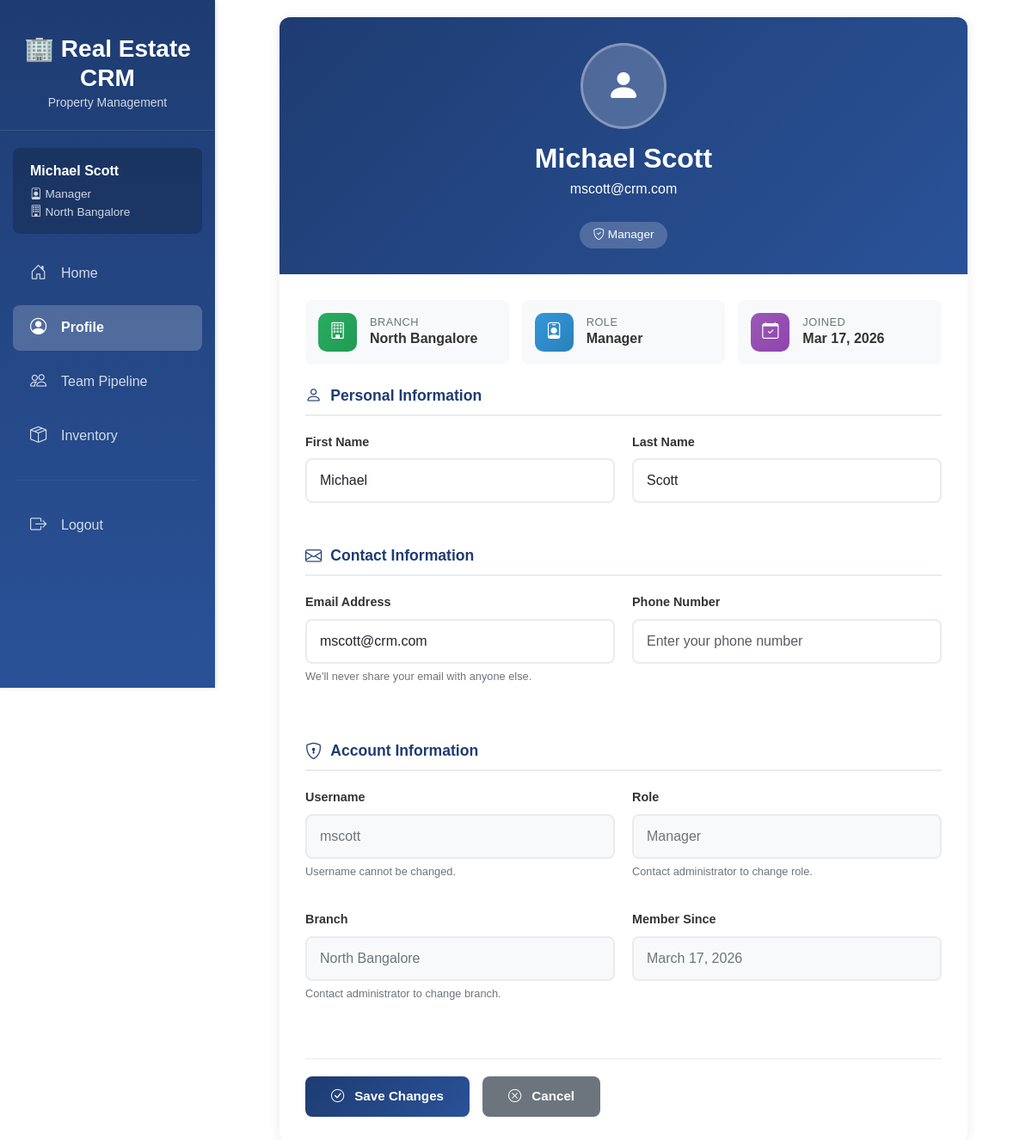
The app's page /accounts/profile/ (signed in) with its own data.
### accounts/models.py (models this page shows, shortened)
class User(AbstractUser):
    class Role(models.TextChoices):
        CEO = "CEO", "CEO",
        MANAGER = "Manager", "Manager",
        SALESMAN = "Salesman", "Salesman"
    role = models.CharField(
        max_length=20,
        choices=Role.choices,
        default=Role.SALESMAN
    )
    branch = models.ForeignKey(
        'org.Branch',
        on_delete=models.SET_NULL,
        null=True,
        blank=True,
        related_name='users'
    )
    manager = models.ForeignKey(
        'self',
        on_delete=models.SET_NULL,
        null=True,
        blank=True,
        limit_choices_to={'role': Role.MANAGER},
        related_name='salesmen'
    )

### org/models.py (models this page shows, shortened)
class Branch(models.Model):
    id = models.CharField(max_length=5, primary_key=True)
    name  = models.CharField(max_length = 100)
    region = models.CharField(max_length = 100)
    address = models.TextField()
    is_active = models.BooleanField(default=True)
    class Meta:
        verbose_name = "Branch"
        verbose_name_plural = "Branches"

### accounts/views.py (the view)
# urls.py: path('profile/', views.profile_view, name='profile'),
@login_required
def profile_view(request):
    user = request.user
    if request.method == 'POST':
        form = ProfileUpdateForm(request.POST, instance=user)
        if form.is_valid():
            form.save()
            messages.success(request, 'Your profile has been updated successfully!')
            return redirect('accounts:profile')
        else:
            messages.error(request, 'Please correct the errors below.')
    else:
        form = ProfileUpdateForm(instance=user)
    context = {
        'form': form,
        'user': user,
    }
    return render(request, 'accounts/profile.html', context)

### accounts/templates/accounts/profile.html (shortened to what this page needs)
{% extends 'base.html' %}
{% load static %}
{% block extra_css %}
<link rel="stylesheet" href="{% static 'css/components.css' %}">
{% endblock %}
{% block content %}
<div class="profile-container">
    <div class="profile-card">
        <div class="profile-header">
            <div class="profile-avatar">
                <i class="bi bi-person-fill"></i>
            </div>
            <h2>{{ user.get_full_name|default:user.username }}</h2>
            <p>{{ user.email }}</p>
            <span class="role-badge">
                <i class="bi bi-shield-check"></i> {{ user.role }}
            </span>
        </div>
        <div class="profile-body">
            <div class="info-cards-row">
                <div class="info-card">
                    <div class="info-icon branch">
                        <i class="bi bi-building"></i>
                    </div>
                    <div class="info-content">
                        <h6>Branch</h6>
                        <p>{{ user.branch.name|default:"Not Assigned" }}</p>
                    </div>
                </div>
                <div class="info-card">
                    <div class="info-icon role">
                        <i class="bi bi-person-badge"></i>
                    </div>
                    <div class="info-content">
                        <h6>Role</h6>
                        <p>{{ user.role }}</p>
                    </div>
                </div>
                <div class="info-card">
                    <div class="info-icon joined">
                        <i class="bi bi-calendar-check"></i>
                    </div>
                    <div class="info-content">
                        <h6>Joined</h6>
                        <p>{{ user.date_joined|date:"M d, Y" }}</p>
                    </div>
                </div>
            </div>
            <form method="post" class="profile-form">
                <div class="profile-section">
                    <h4 class="profile-section-title">
                        <i class="bi bi-person"></i> Personal Information
                    </h4>
                    <div class="form-row">
                        <div class="form-group">
                            <label for="id_first_name">First Name</label>
                            <input
                                type="text"
                                name="first_name"
                                id="id_first_name"
                                class="form-control {% if form.first_name.errors %}is-invalid{% endif %}"
                                value="{{ form.first_name.value|default:'' }}"
                                placeholder="Enter your first name"
                                required
                            >
                        </div>
                        <div class="form-group">
                            <label for="id_last_name">Last Name</label>
                            <input
                                type="text"
                                name="last_name"
                                id="id_last_name"
                                class="form-control {% if form.last_name.errors %}is-invalid{% endif %}"
                                value="{{ form.last_name.value|default:'' }}"
                                placeholder="Enter your last name"
                                required
                            >
                        </div>
                    </div>
                </div>
                <div class="profile-section">
                    <h4 class="profile-section-title">
                        <i class="bi bi-envelope"></i> Contact Information
                    </h4>
                    <div class="form-row">
                        <div class="form-group">
                            <label for="id_email">Email Address</label>
                            <input
                                type="email"
                                name="email"
                                id="id_email"
                                class="form-control {% if form.email.errors %}is-invalid{% endif %}"
                                value="{{ form.email.value|default:'' }}"
                                placeholder="Enter your email address"
                                required
                            >
                            <p class="help-text">We'll never share your email with anyone else.</p>
                        </div>
                        <div class="form-group">
                            <label for="id_phone">Phone Number</label>
                            <input
                                type="text"
                                name="phone"
                                id="id_phone"
                                class="form-control {% if form.phone.errors %}is-invalid{% endif %}"
                                value="{{ form.phone.value|default:'' }}"
                                placeholder="Enter your phone number"
                            >
                        </div>
                    </div>
                </div>
                <div class="profile-section">
                    <h4 class="profile-section-title">
                        <i class="bi bi-shield-lock"></i> Account Information
                    </h4>
                    <div class="form-row">
                        <div class="form-group">
                            <label for="username">Username</label>
                            <input
                                type="text"
                                id="username"
                                class="form-control"
                                value="{{ user.username }}"
                                disabled
                            >
                            <p class="help-text">Username cannot be changed.</p>
                        </div>
                        <div class="form-group">
                            <label for="role">Role</label>
                            <input
                                type="text"
                                id="role"
                                class="form-control"
                                value="{{ user.role }}"
                                disabled
                            >
                            <p class="help-text">Contact administrator to change role.</p>
                        </div>
                    </div>
                    <div class="form-row">
                        <div class="form-group">
                            <label for="branch">Branch</label>
                            <input
                                type="text"
                                id="branch"
                                class="form-control"
                                value="{{ user.branch.name|default:'Not Assigned' }}"
                                disabled
                            >
                            <p class="help-text">Contact administrator to change branch.</p>
                        </div>
                        <div class="form-group">
                            <label for="date_joined">Member Since</label>
                            <input
                                type="text"
                                id="date_joined"
                                class="form-control"
                                value="{{ user.date_joined|date:'F d, Y' }}"
                                disabled
                            >
                        </div>
                    </div>
                </div>
                <div class="profile-actions">
                    <button type="submit" class="btn btn-primary">
                        <i class="bi bi-check-circle"></i> Save Changes
                    </button>
                    <a href="{% if request.user.role == 'Salesman' %}{% url 'dashboards:salesman_home' %}{% elif request.user.role == 'Manager' %}{% url 'dashboards:manager_home' %}{% elif request.user.role == 'CEO' %}{% url 'dashboards:ceo_dashboard' %}{% else %}{% url 'accounts:profile' %}{% endif %}" class="btn btn-secondary">
                        <i class="bi bi-x-circle"></i> Cancel
                    </a>
                </div>
            </form>
        </div>
    </div>
</div>
{% endblock %}

### templates/base.html (shortened to what this page needs)
{% load static %}
{% load compress %}
<!DOCTYPE html>
<html lang="en">
<head>
    <link rel="stylesheet" href="https://cdn.jsdelivr.net/npm/bootstrap@5.3.0/dist/css/bootstrap.min.css">
    <link rel="stylesheet" href="https://cdn.jsdelivr.net/npm/bootstrap-icons@1.11.0/font/bootstrap-icons.css">
    <link rel="stylesheet" href="https://cdn.datatables.net/1.13.8/css/jquery.dataTables.min.css">
    {% compress css %}
    <link rel="stylesheet" href="{% static 'css/base.css' %}">
    {% block extra_css %}{% endblock %}
    {% endcompress %}
</head>
<body class="{% block body_class %}{% endblock %}">
    <div class="sidebar">
        <div class="brand">
            <h3>🏢 Real Estate CRM</h3>
            <small>Property Management</small>
        </div>
        <div class="user-info">
            <div class="user-name">{{ request.user.get_full_name }}</div>
            <div class="user-role">
                <i class="bi bi-person-badge"></i> {{ request.user.role }}
            </div>
            <div class="user-role">
                <i class="bi bi-building"></i> {{ request.user.branch.name }}
            </div>
        </div>
        <nav class="nav flex-column">
            <a class="nav-link {% if request.resolver_match.url_name == 'home' or request.resolver_match.url_name == 'salesman_home' or request.resolver_match.url_name == 'manager_home' %}active{% endif %}"
               href="{% if request.user.role == 'Salesman' %}{% url 'dashboards:salesman_home' %}{% elif request.user.role == 'Manager' %}{% url 'dashboards:manager_home' %}{% elif request.user.role == 'CEO' %}{% url 'dashboards:ceo_dashboard' %}{% else %}{% url 'accounts:profile' %}{% endif %}">
                <i class="bi bi-house-door"></i>
                <span>Home</span>
            </a>
            <a class="nav-link {% if 'profile' in request.resolver_match.url_name %}active{% endif %}"
               href="{% url 'accounts:profile' %}">
                <i class="bi bi-person-circle"></i>
                <span>Profile</span>
            </a>
            {% if request.user.role == 'Salesman' %}
            <a class="nav-link {% if 'salesman_dashboard' in request.resolver_match.url_name %}active{% endif %}"
               href="{% url 'dashboards:salesman_dashboard' %}">
                <i class="bi bi-clipboard-check"></i>
                <span>Pipeline</span>
            </a>
            {% elif request.user.role == 'Manager' %}
            <a class="nav-link {% if 'manager_dashboard' in request.resolver_match.url_name %}active{% endif %}"
               href="{% url 'dashboards:manager_dashboard' %}">
                <i class="bi bi-people"></i>
                <span>Team Pipeline</span>
            </a>
            {% elif request.user.role == 'CEO' %}
            <a class="nav-link {% if 'ceo_dashboard' in request.resolver_match.url_name %}active{% endif %}"
               href="{% url 'dashboards:ceo_dashboard' %}">
                <i class="bi bi-building"></i>
                <span>Organization</span>
            </a>
            {% endif %}
            <a class="nav-link {% if 'inventory' in request.resolver_match.url_name %}active{% endif %}"
               href="{% url 'inventory:listing_list' %}">
                <i class="bi bi-box-seam"></i>
                <span>Inventory</span>
            </a>
            <hr style="border-color: rgba(255,255,255,0.2); margin: 20px;">
            <a class="nav-link" href="{% url 'accounts:logout' %}"
               onclick="return confirm('Are you sure you want to logout?')">
                <i class="bi bi-box-arrow-right"></i>
                <span>Logout</span>
            </a>
        </nav>
    </div>
    <div class="main-content">
        {% block content %}
        {% endblock %}
    </div>
</body>
</html>

### records on screen
User: user.get_full_name "Michael Scott", user.role "Manager", user.branch.name "North Bangalore", get_full_name "Michael Scott", email "mscott@crm.com", role "Manager", branch.name "North Bangalore", date_joined "Mar 17, 2026", first_name "Michael", last_name "Scott", username "mscott", date_joined "March 17, 2026"
